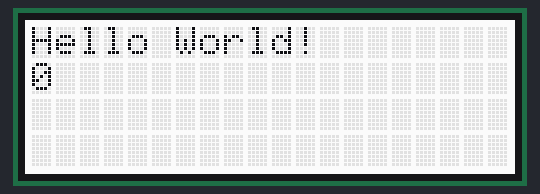
Recording of a sketch running on a simulated Arduino Uno, built with avr-gcc and run on an emulated ATmega328P. On the bench: 20×4 character LCD.

Above: at 0.1 s.
At 4.1 s:
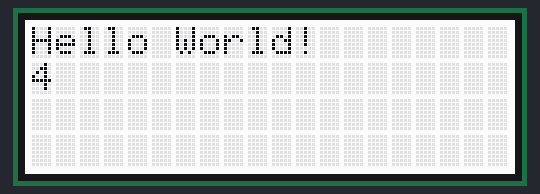
At 11.1 s:
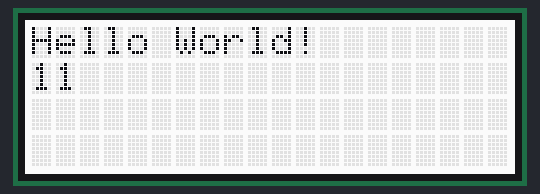
At 15.1 s:
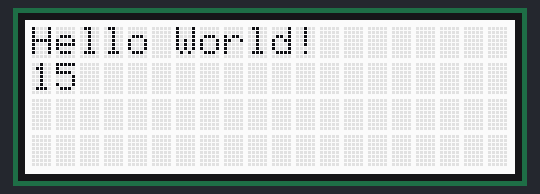
At 20.1 s:
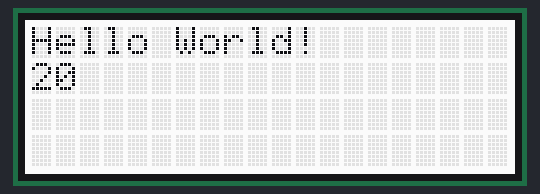
At 39.1 s:
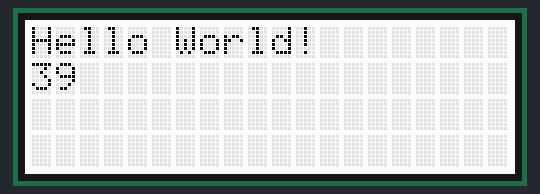

Measured:
- what the display in image 1 shows lasts 1.0 s, from 4.0 s to 5.0 s

The sketch:

LCD_Print_Test.ino
```cpp
// LCD Print Test Code
// Written by: Jonathan Lane
// ECET 38001 - Senior Capstone Prep
// Code Description:
//    -This code is designed to print the load cell's data and output it to the serial lcd.

#include <SerLCD.h> //Click here to get the library: http://librarymanager/All#SparkFun_SerLCD
SerLCD lcd; // Initialize the library with default I2C address 0x72

void setup() {
  Serial.begin(9600);    // Sets up serial communication for 9600 baud.

  lcd.begin(Serial);    // Sets up the LCD for Serial communication at 9600bps.

  lcd.setBacklight(255, 255, 255);  // Sets backlight to bright white.
  lcd.setContrast(5);   // Set contrast. Lower to 0 for higher contrast.

  lcd.clear();    // Clears the display - this moves the cursor to home position as well.
  lcd.print("Hello World!");
}

void loop() {
  // Set the cursor to column 0, line 1.
  // (note: line 1 is the second row, since counting begins with 0):
  lcd.setCursor(0, 1);
  // Print the number of seconds since reset:
  lcd.print(millis() / 1000);

}
```
